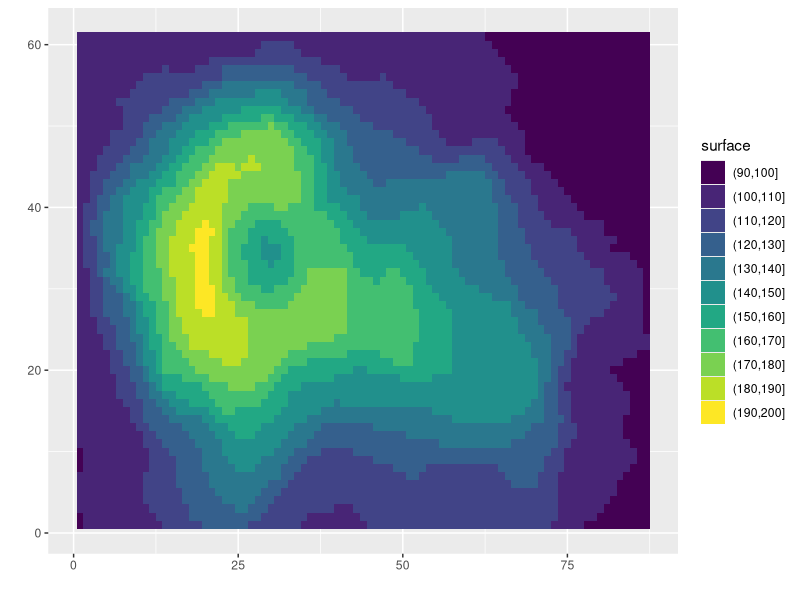
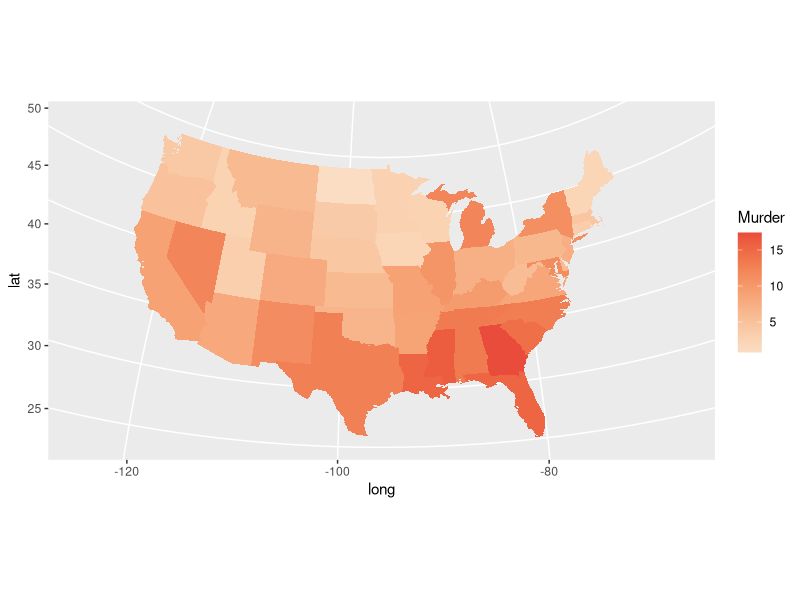
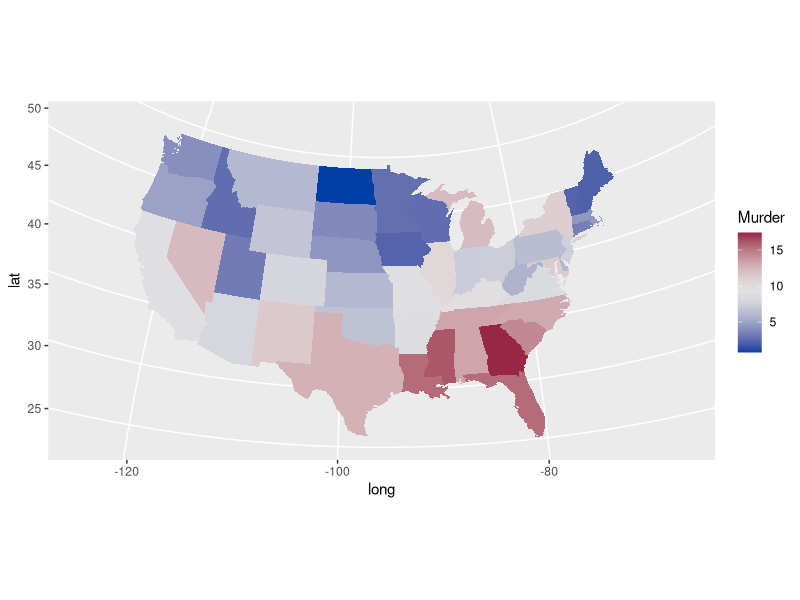
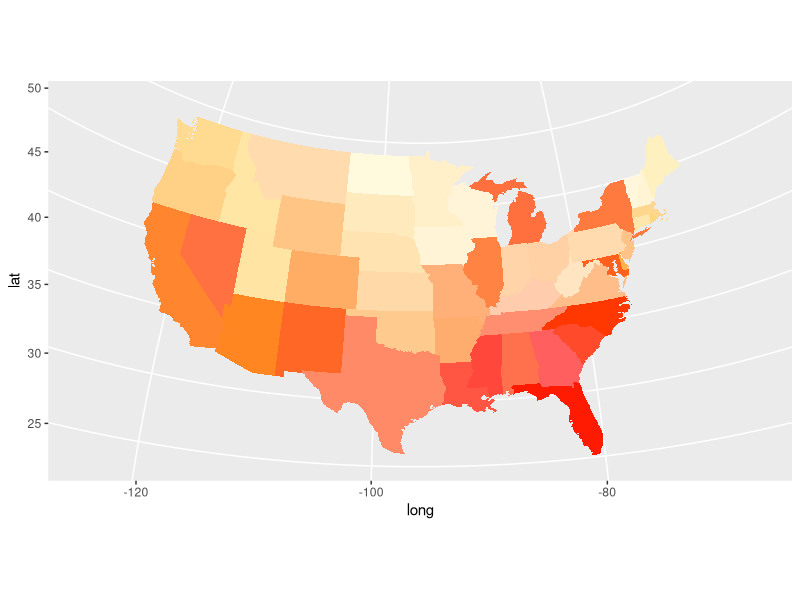

Write R code to recreate these figures, in order.
# Color for Maps 
library(ggplot2)
library(reshape2)
library(dplyr)  # required for arrange()
library(colorspace)
library(viridis)
library(maps) # for the state map data
library(mapproj) ## THIS FIXES ERROR IN LECTURE

#### Contour maps ####
# Filled contour maps for ggplot2
boom<-melt(volcano)
range(boom$value) # Check out the range of values to pick scale breaks

boom$levels<-cut(boom$value,breaks=c(90,100,125,150,175,200)) # create breaks in values
boom$levels<-cut(boom$value,breaks=seq(90,200,by=10))

colors_surface<-terrain_hcl(nlevels(boom$levels), c = c(65, 0), l = c(45, 90), power = c(1/2, 1.5)) # Create color
#colors_surface<-sequential_hcl(nlevels(boom$levels), c = 0, l=c(30,90), power = 2.0)
colors_surface<-viridis(nlevels(boom$levels))

ggplot(boom,aes(Var1,Var2)) + xlab(" ") + ylab(" ") +
  geom_tile(aes(fill=levels)) + 
  scale_fill_manual("surface",values=colors_surface)


# required packages

states_map<-map_data("state") #extracts data from the states map
# Make a data set of US crime data from the USArrests data set
crimes<-data.frame(state=tolower(rownames(USArrests)),USArrests)
crime_map<-merge(states_map,crimes,by.x="region",by.y="state")
crime_map<-arrange(crime_map,group,order)
head(crime_map)

# Plot make of murder rate. You can select any column in that 
basemap<-ggplot(crime_map,aes(x=long,y=lat,group=group,fill=Murder)) + coord_map("polyconic") 

# Color map sequential increasing with colorspace
basemap + geom_polygon() + scale_fill_continuous_sequential(palette="Peach")

# Color map diverging from the midpoint (mean murder rate) with colorspace 
basemap + geom_polygon() + scale_fill_continuous_diverging(palette="Blue-Red",mid=mean(crime_map$Murder))

basemap + geom_polygon(fill=hsv((max(crime_map$Murder)-crime_map$Murder)/max(crime_map$Murder)/7,crime_map$Assault/max(crime_map$Assault),1))
